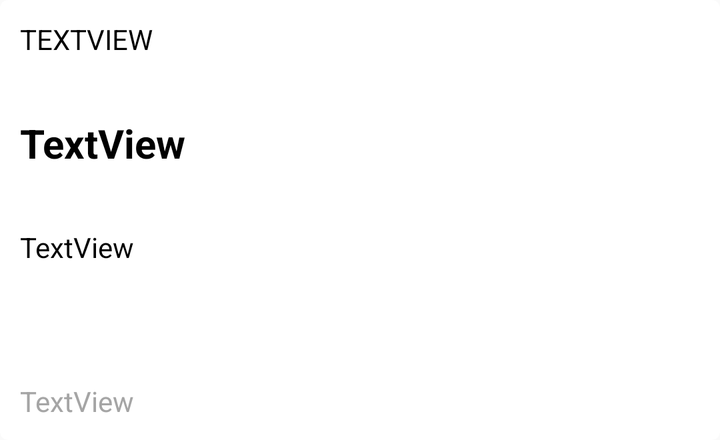
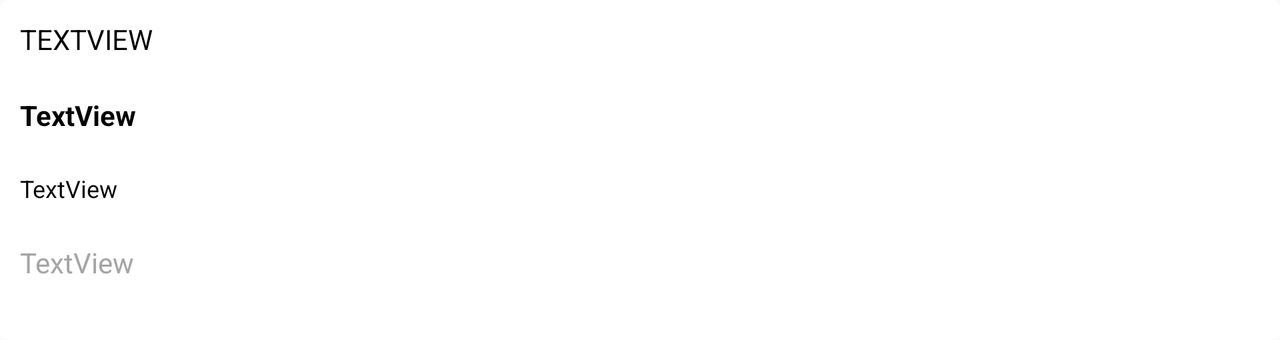

The same Android screen from two of the app's own layout files: first res/layout/ as a phone draws it, then the repository's variant for another configuration, drawn on a device whose configuration selects that folder. Both files follow.
<!-- AndroidManifest.xml: application theme Theme.VisitCard -->
<!-- res/layout/news_item.xml -->
<?xml version="1.0" encoding="utf-8"?>
<androidx.cardview.widget.CardView xmlns:android="http://schemas.android.com/apk/res/android"
    xmlns:app="http://schemas.android.com/apk/res-auto"
    xmlns:tools="http://schemas.android.com/tools"
    android:layout_width="match_parent"
    android:layout_height="wrap_content"
    app:cardCornerRadius="4dp">

    <LinearLayout
        android:layout_width="match_parent"
        android:layout_height="200dp"
        android:layout_margin="10dp">

        <LinearLayout
            android:layout_width="0dp"
            android:layout_height="match_parent"
            android:layout_gravity="start"
            android:layout_weight="1"
            android:orientation="vertical">

            <TextView
                android:id="@+id/category_text"
                android:layout_width="wrap_content"
                android:layout_height="wrap_content"
                android:layout_weight="1"
                android:text="TextView"
                android:textAllCaps="true"
                android:textColor="@color/black" />

            <TextView
                android:id="@+id/title_text"
                android:layout_width="wrap_content"
                android:layout_height="wrap_content"
                android:layout_weight="1"
                android:text="TextView"
                android:textColor="@color/black"
                android:textSize="20sp"
                android:textStyle="bold" />

            <TextView
                android:id="@+id/short_info_text"
                android:layout_width="wrap_content"
                android:layout_height="wrap_content"
                android:layout_weight="1"
                android:maxLines="3"
                android:text="TextView"
                android:textColor="@color/black" />

            <TextView
                android:id="@+id/date_text"
                android:layout_width="wrap_content"
                android:layout_height="wrap_content"
                android:layout_weight="1"
                android:gravity="bottom"
                android:text="TextView"
                android:textColor="#A5A5A5" />
        </LinearLayout>

        <ImageView
            android:id="@+id/main_news_image"
            android:layout_width="130dp"
            android:layout_height="180dp"
            android:layout_gravity="end"
            android:scaleType="centerCrop"
            tools:srcCompat="@tools:sample/avatars" />

        <androidx.constraintlayout.widget.ConstraintLayout
            android:id="@+id/progress_layout"
            android:layout_width="wrap_content"
            android:layout_height="wrap_content"
            android:visibility="gone">

            <ProgressBar
                android:id="@+id/progressBarMedium"
                style="?android:attr/progressBarStyle"
                android:layout_width="wrap_content"
                android:layout_height="wrap_content"
                android:layout_marginBottom="8dp"
                app:layout_constraintLeft_toLeftOf="parent"
                app:layout_constraintRight_toRightOf="parent"
                app:layout_constraintTop_toTopOf="parent"
                app:layout_constraintBottom_toBottomOf="parent"/>


        </androidx.constraintlayout.widget.ConstraintLayout>

    </LinearLayout>
</androidx.cardview.widget.CardView>
<!-- resources referenced by this layout -->
<resources>
  <style name="Theme.VisitCard" parent="Theme.AppCompat.Light.DarkActionBar">
          
          <item name="colorPrimary">@color/black</item>
          <item name="colorPrimaryVariant">@color/black</item>
          <item name="colorOnPrimary">@color/white</item>
          
          <item name="colorSecondary">@color/teal_200</item>
          <item name="colorSecondaryVariant">@color/teal_700</item>
          <item name="colorOnSecondary">@color/black</item>
          
          <item name="android:statusBarColor" tools:targetApi="l">?attr/colorPrimaryVariant</item>
          
      </style>
</resources>
<!-- res/layout-land/news_item.xml (the repository's variant of the layout above) -->
<!-- drawn on the phone turned sideways -->
<?xml version="1.0" encoding="utf-8"?>
<androidx.cardview.widget.CardView
    xmlns:android="http://schemas.android.com/apk/res/android"
    xmlns:tools="http://schemas.android.com/tools"
    android:layout_width="match_parent"
    android:layout_height="wrap_content"
    xmlns:app="http://schemas.android.com/apk/res-auto"
    app:cardCornerRadius="4dp">

    <LinearLayout
        android:layout_width="match_parent"
        android:layout_height="wrap_content"
        android:orientation="horizontal"
        android:layout_margin="10dp">

        <LinearLayout
            android:layout_width="0dp"
            android:layout_height="match_parent"
            android:layout_gravity="start"
            android:layout_weight="1"
            android:orientation="vertical">

            <TextView
                android:id="@+id/category_text"
                android:layout_width="wrap_content"
                android:layout_height="wrap_content"
                android:layout_weight="1"
                android:text="TextView"
                android:textAllCaps="true"
                android:textColor="@color/black" />

            <TextView
                android:id="@+id/title_text"
                android:layout_width="wrap_content"
                android:layout_height="wrap_content"
                android:layout_weight="1"
                android:text="TextView"
                android:textColor="@color/black"
                android:textSize="14sp"
                android:textStyle="bold" />

            <TextView
                android:id="@+id/short_info_text"
                android:layout_width="wrap_content"
                android:layout_height="wrap_content"
                android:layout_weight="1"
                android:textSize="12sp"
                android:maxLines="3"
                android:text="TextView"
                android:textColor="@color/black" />

            <TextView
                android:id="@+id/date_text"
                android:layout_width="wrap_content"
                android:layout_height="wrap_content"
                android:layout_weight="1"
                android:text="TextView"
                android:layout_gravity="bottom"
                android:textColor="#A5A5A5" />
        </LinearLayout>
        <androidx.constraintlayout.widget.ConstraintLayout
            android:id="@+id/progress_layout"
            android:layout_width="wrap_content"
            android:visibility="gone"
            android:layout_height="wrap_content">
            <ProgressBar
                android:id="@+id/progressBarMedium"
                style="?android:attr/progressBarStyle"
                android:layout_width="wrap_content"
                android:layout_height="wrap_content"
                app:layout_constraintTop_toTopOf="parent"
                app:layout_constraintLeft_toLeftOf="parent"
                app:layout_constraintRight_toRightOf="parent"
                app:layout_constraintBottom_toBottomOf="parent"/>


        </androidx.constraintlayout.widget.ConstraintLayout>
        <ImageView
            android:id="@+id/main_news_image"
            android:layout_width="130dp"
            android:layout_height="150dp"
            android:scaleType="centerCrop"
            android:layout_gravity="end"
            tools:srcCompat="@tools:sample/avatars" />

    </LinearLayout>
</androidx.cardview.widget.CardView>
